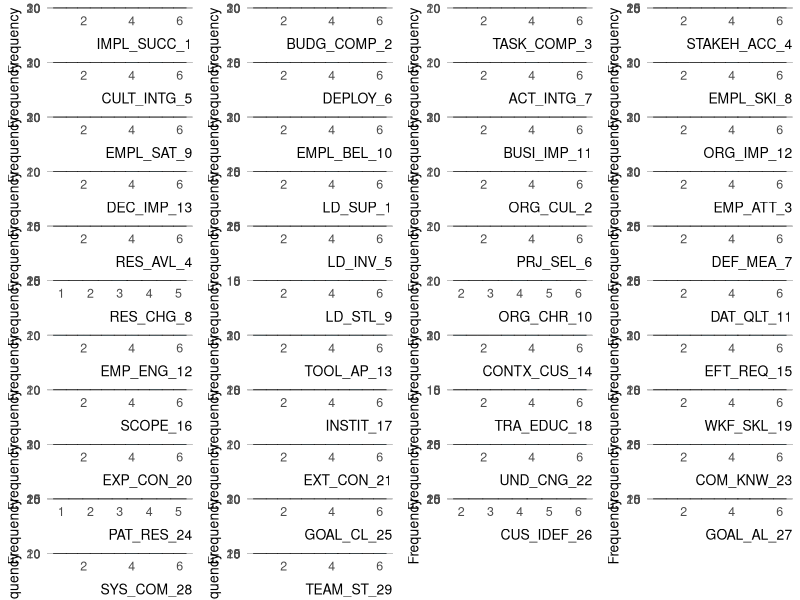

The R source for this figure:
## ---- chunk 1
knitr::opts_chunk$set(echo = TRUE)
## ---- chunk 2
library(tidyverse)
library(psych)# use perform EFA
library(purrr)
library(ggplot2)
library(gridExtra)# to arrnge plot per row and col
## ---- chunk 3
plotTheme <- function() {
  theme(
    plot.title = element_text(size = 14, family = "sans", face = "plain", hjust = 0),
    plot.subtitle=element_text(size = 11, family = "sans", hjust = 0),
    plot.caption=element_text(size = 10, family = "sans", face = "italic", hjust = 0), 
    axis.title.x = element_text(size = 10, family = "sans", face = "plain", hjust = 1, vjust = -0.5),
    axis.title.y = element_text(size = 10, family = "sans", face = "plain", hjust = 1, vjust = 1),
    axis.text = element_text(size = 9, family = "sans", face = "plain"),
    panel.background = element_blank(),
    panel.grid.minor = element_line(colour = "gray"),
    panel.grid.major = element_line(colour = "gray"),
    axis.ticks = element_blank(),
    legend.title = element_text(size = 10, family = "sans"),
    legend.text = element_text(size = 9, family = "sans"),
    axis.line = element_blank()
  )
}

## ---- chunk 4
data <- read.csv("mean_data.csv")

# Remove Response.ID and col X from the data 
data <- data |> 
  select(c(-Response.ID, -X))

# Convert all integer columns to numeric
data <- data |> 
  mutate_if(is.integer, as.numeric)
str(data)
dim(data)
## ---- chunk 5
describe(data)
## ---- chunk 6
# Function to plot a histogram for a variable
plot_histogram <- function(var) {
  ggplot(data, aes_string(var)) +
    geom_histogram(binwidth = 0.5, color = "black", fill = "lightblue") +
    labs(x = var, y = "Frequency") +
    theme_minimal() +
    plotTheme()
}

# Get the names of the variables
vars <- names(data)

# Plot a histogram for each variable
plots <- lapply(vars, plot_histogram)

# Print the plots
grid.arrange(grobs = plots, ncol = 4)
